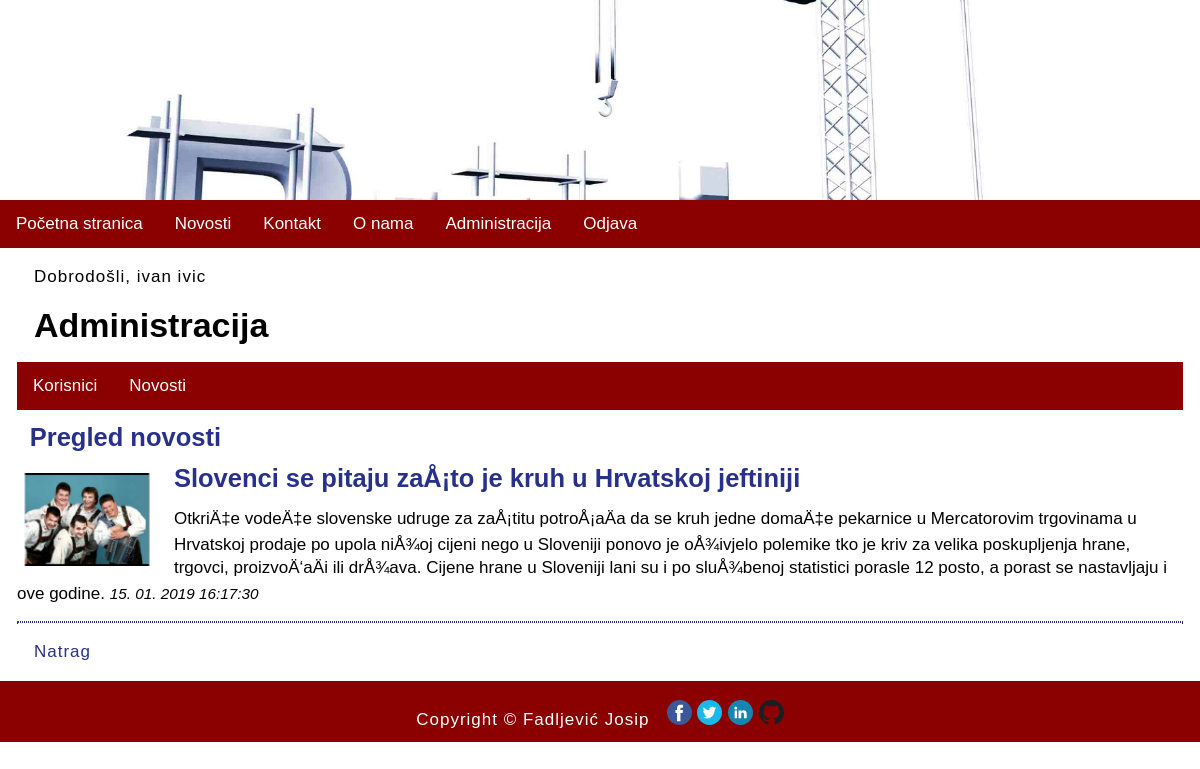
Screenshot of /index.php?menu=7&action=2&id=5 (signed in) with the database file from the repository.
### tables this page shows
CREATE TABLE `news` (
  `id` int(11) NOT NULL,
  `title` varchar(255) NOT NULL,
  `description` text NOT NULL,
  `date` timestamp NOT NULL DEFAULT CURRENT_TIMESTAMP ON UPDATE CURRENT_TIMESTAMP,
  `picture` varchar(255) NOT NULL,
  `archive` enum('Y','N') NOT NULL
);

### functions.php (called while the page is built)
<?php
	function pickerDateToMysql($pickerDate){
		$date = DateTime::createFromFormat('Y-m-d H:i:s', $pickerDate);
		return $date->format('d. m. Y H:i:s');
	}
?>

### admin/news.php (the view, shortened to what this page needs)
<?php
	if (isset($_GET['id']) && $_GET['id'] != '') {
		$query  = "SELECT * FROM news";
		$query .= " WHERE id=".$_GET['id'];
		$query .= " ORDER BY date DESC";
		$result = @mysqli_query($MySQL, $query);
		$row = @mysqli_fetch_array($result);
		print '
		<h2>Pregled novosti</h2>
		<div class="novosti">
			<img src="novosti/' . $row['picture'] . '" alt="' . $row['title'] . '" title="' . $row['title'] . '">
			<h2>' . $row['title'] . '</h2>
			' . $row['description'] . '
			<time datetime="' . $row['date'] . '">' . pickerDateToMysql($row['date']) . '</time>
			<hr>
		</div>
		<p><a href="index.php?menu='.$menu.'&amp;action='.$action.'">Natrag</a></p>';
	}
?>

### style.css (style rules this page uses)
body, html { font-family: 'Oswald', sans-serif; margin: 0; font-size: 17px; }
h1,h2 { margin: 0.5em; font-size: 2em; }
h2 { font-size: 1.5em; color: #27318b; }
main a { color: #27318b; text-decoration: none; }
p { margin: 1em; line-height: 1.4em; letter-spacing: 1px; }
hr { margin: 1em; border: 1px dotted #27318b; clear: both; }
.novosti img { width: 12%; float: left; padding: 0.5em 0; margin: 0 1em 0 0; }
.novosti h2 { margin: 0.5em em; font-size: 1.5em; color: #27318b; }
.novosti hr { margin: 1em 0; border: 1px dotted #27318b; clear: both; }
.novosti time { font-size: 90%; font-style: italic; }
img { width: 100%; }

### rows the page displays
news: picture (picture), title "Slovenci se pitaju zaÅ¡to je kruh u Hrvatskoj jeftiniji", description "OtkriÄ‡e vodeÄ‡e slovenske udruge za zaÅ¡titu potroÅ¡aÄa da se kruh jedne domaÄ‡e pekarnice u Mercatorovim trgovinama u Hrvatskoj prodaje po upola niÅ¾oj cijeni nego u Sloveniji ponovo je oÅ¾ivjelo polemike tko je kriv za velika poskupljenja hrane, trgovci, proizvoÄ‘aÄi ili drÅ¾ava. Cijene hrane u Sloveniji lani su i po sluÅ¾benoj statistici porasle 12 posto, a porast se nastavljaju i ove godine.", date "15. 01. 2019 16:17:30"

### other values shown
$_SESSION['message'] "Dobrodošli, ivan ivic"
